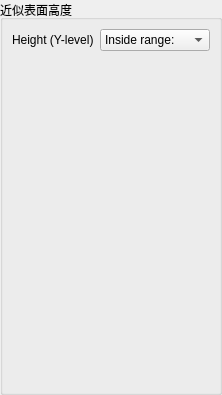
         <widget class="QWidget" name="pageHeight">
          <layout class="QGridLayout" name="gridLayout_25">
           <property name="leftMargin">
            <number>0</number>
           </property>
           <property name="topMargin">
            <number>0</number>
           </property>
           <property name="rightMargin">
            <number>0</number>
           </property>
           <property name="bottomMargin">
            <number>0</number>
           </property>
           <item row="0" column="0">
            <widget class="QGroupBox" name="groupBox_11">
             <property name="title">
              <string>&#36817;&#20284;&#34920;&#38754;&#39640;&#24230;</string>
             </property>
             <layout class="QGridLayout" name="gridLayout_26">
              <item row="0" column="0">
               <widget class="QLabel" name="label_11">
                <property name="text">
                 <string>Height (Y-level)</string>
                </property>
               </widget>
              </item>
              <item row="0" column="1">
               <widget class="QComboBox" name="comboHeightRange">
                <item>
                 <property name="text">
                  <string>Inside range:</string>
                 </property>
                </item>
                <item>
                 <property name="text">
                  <string>Outside range:</string>
                 </property>
                </item>
               </widget>
              </item>
              <item row="1" column="1">
               <spacer name="verticalSpacer_6">
                <property name="orientation">
                 <enum>Qt::Vertical</enum>
                </property>
                <property name="sizeHint" stdset="0">
                 <size>
                  <width>20</width>
                  <height>332</height>
                 </size>
                </property>
               </spacer>
              </item>
              <item row="0" column="2">
               <layout class="QGridLayout" name="gridHeightRange">
                <property name="spacing">
                 <number>0</number>
                </property>
               </layout>
              </item>
             </layout>
            </widget>
           </item>
          </layout>
         </widget>
